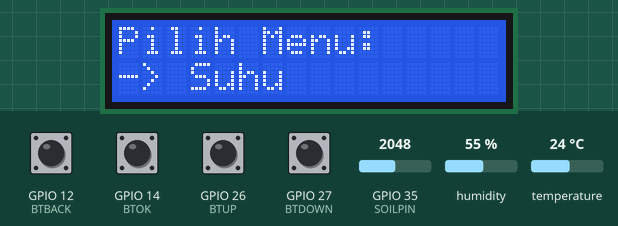
The sketch below on a simulated ESP32. On the bench: 16×2 character LCD. The inputs (shaded band) are chosen by the test bench; at power-on: GPIO 12 (BTBACK), GPIO 14 (BTOK), GPIO 26 (BTUP), GPIO 27 (BTDOWN) HIGH, temperature 24 °C, GPIO 35 (SOILPIN) = 2048, humidity 55 %.

Above: at 1.2 s.
1.3 s: GPIO 14 (BTOK) pulled LOW for 0.15 s
At 2.4 s:
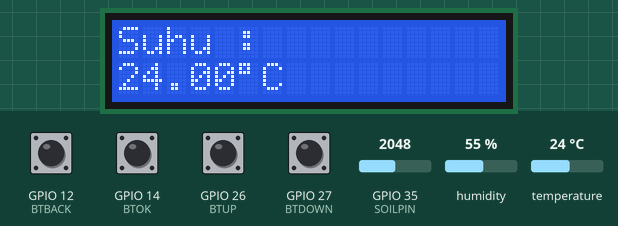
2.9 s: temperature set to 12 °C
At 4.7 s:
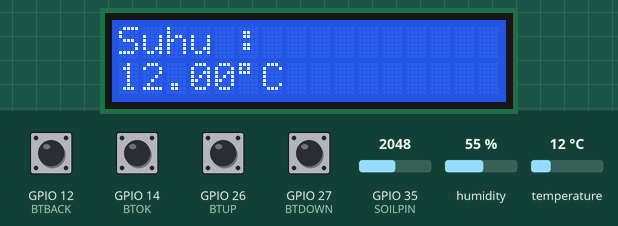
5.8 s: temperature set to 19 °C
At 8.2 s:
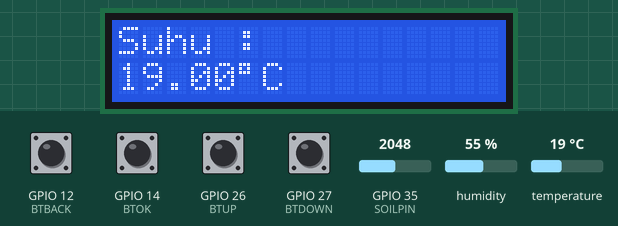
8.8 s: temperature set to 28 °C
At 11.5 s:
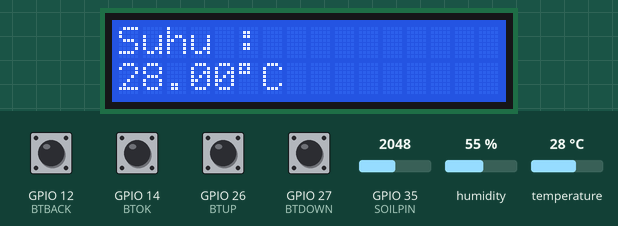
11.8 s: GPIO 12 (BTBACK) pulled LOW for 0.15 s
At 12.4 s:
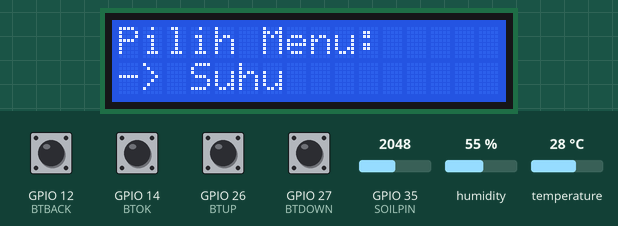
13.4 s: GPIO 26 (BTUP) pulled LOW for 0.15 s
At 13.8 s:
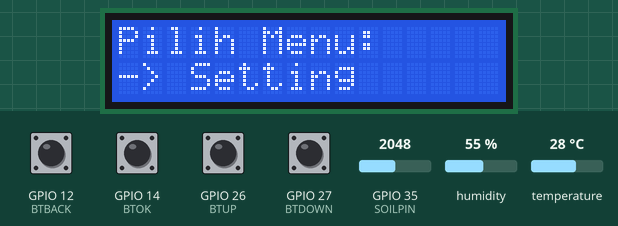
Timing chart, 0 to 16.0 s (numbered marks = the images above; inputs shaded):
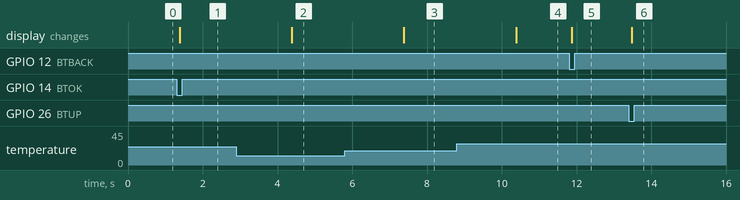

Measured:
- after the input at 1.3 s, the display: changes after 0.08 s (image 1)
- after the input at 2.9 s, the display: changes after 1.5 s (image 2)
- after the input at 5.8 s, the display: changes after 1.6 s (image 3)
- after the input at 8.8 s, the display: changes after 1.6 s (image 4)
- after the input at 11.8 s, the display: changes after 0.07 s (image 5)
- after the input at 13.4 s, the display: changes after 0.07 s (image 6)

The sketch:

3_dht-soil-lcdMenu.ino
```cpp
#include "DHT.h"
#include <Wire.h>
#include <LiquidCrystal_I2C.h>

#define DHTTYPE DHT22

const int BTUP = 26;
const int BTDOWN = 27;
const int BTOK = 14;
const int BTBACK = 12;
const int DHTPIN = 33;
const int SOILPIN = 35;

int currentMenu = 0;
int totalMenu = 3;
int debounce = 50;
int lastSoil = 0;
float lastT = 0;
float lastH = 0;
bool inSubMenu = false;
bool lastBTUP = HIGH;
bool lastBTDOWN = HIGH;
bool lastBTOK = HIGH;
bool lastBTBACK = HIGH;

unsigned long lastUpdate = 0;
const int interval = 1000;

DHT dht(DHTPIN, DHTTYPE);
LiquidCrystal_I2C lcd(0x27, 16, 2);

void setup() {
  // put your setup code here, to run once:
  dht.begin();
  lcd.init();
  lcd.backlight();
  pinMode(BTUP, INPUT_PULLUP);
  pinMode(BTDOWN, INPUT_PULLUP);
  pinMode(BTOK, INPUT_PULLUP);
  pinMode(BTBACK, INPUT_PULLUP);
  tampilMenu();
}

void loop() {
  bool currentBTUP = digitalRead(BTUP);
  bool currentBTDOWN = digitalRead(BTDOWN);
  bool currentBTOK = digitalRead(BTOK);
  bool currentBTBACK = digitalRead(BTBACK);

  if (lastBTUP == HIGH && currentBTUP == LOW) {
    delay(debounce);
    if (inSubMenu == false) {
      currentMenu--;
      if (currentMenu < 0) currentMenu = totalMenu;
      tampilMenu();
    }
  }

  if (lastBTDOWN == HIGH && currentBTDOWN == LOW) {
    delay(debounce);
    if (inSubMenu == false) {
      currentMenu++;
      if (currentMenu > totalMenu) currentMenu = 0;
      tampilMenu();
    }
  }

  if (lastBTOK == HIGH && currentBTOK == LOW) {
    delay(debounce);
    if (inSubMenu == false) {
      subMenu();
    }
  }

  if (lastBTBACK == HIGH && currentBTBACK == LOW) {
    delay(debounce);
    if (inSubMenu == true) {
      inSubMenu = false;
      tampilMenu();
    }
  }

  lastBTUP = currentBTUP;
  lastBTDOWN = currentBTDOWN;
  lastBTOK = currentBTOK;
  lastBTBACK = currentBTBACK;

  if(inSubMenu) updateDisplay();
}

void tampilMenu() {
  lcd.clear();
  lcd.setCursor(0, 0);
  lcd.print("Pilih Menu:");
  lcd.setCursor(0, 1);

  switch (currentMenu) {
    case 0:
      lcd.print("-> Suhu");
      break;
    case 1:
      lcd.print("-> Kelembapan");
      break;
    case 2:
      lcd.print("-> Soil");
      break;
    case 3:
      lcd.print("-> Setting");
      break;
  }
}

void subMenu() {
  inSubMenu = true;
  lcd.clear();

  switch (currentMenu) {
    case 0:
      lcd.setCursor(0, 0);
      lcd.print("Suhu : ");
      lcd.setCursor(0, 1);
      break;
    case 1:
      lcd.setCursor(0, 0);
      lcd.print("Kelembapan : ");
      lcd.setCursor(0, 1);
      break;
    case 2:
      lcd.setCursor(0, 0);
      lcd.print("Soil : ");
      lcd.setCursor(0, 1);
      break;
    case 3:
      lcd.setCursor(0, 0);
      lcd.print("Seting : ");
      lcd.setCursor(0, 1);
      break;
  }
}

void updateDisplay() {
  if (millis() - lastUpdate >= interval) {
    lastUpdate = millis();

    float t = dht.readTemperature();
    float h = dht.readHumidity();
    int soilADC = analogRead(SOILPIN);
    int soilPercent = map(soilADC, 4095, 0, 0, 100);

    if (isnan(h) || isnan(t)) {
      lcd.setCursor(0, 1);
      lcd.print("Sensor Error!");
      return;
    }

    switch (currentMenu) {
      case 0:
        if (t != lastT) {
          lcd.setCursor(0, 1);
          lcd.print("        ");
          lcd.setCursor(0, 1);
          lcd.print(t);
          lcd.print(char(223));
          lcd.print("C");
          lastT = t;
        }
        break;
      case 1:
        if (h != lastH) {
          lcd.setCursor(0, 1);
          lcd.print("        ");
          lcd.setCursor(0, 1);
          lcd.print(h);
          lcd.print("%");
          lastH = h;
        }
        break;
      case 2:
        if (soilPercent != lastSoil) {
          lcd.setCursor(0, 1);
          lcd.print("        ");
          lcd.setCursor(0, 1);
          lcd.print(soilPercent);
          lcd.print("%");
          lastSoil = soilPercent;
        }
        break;
    }
  }
}
```
